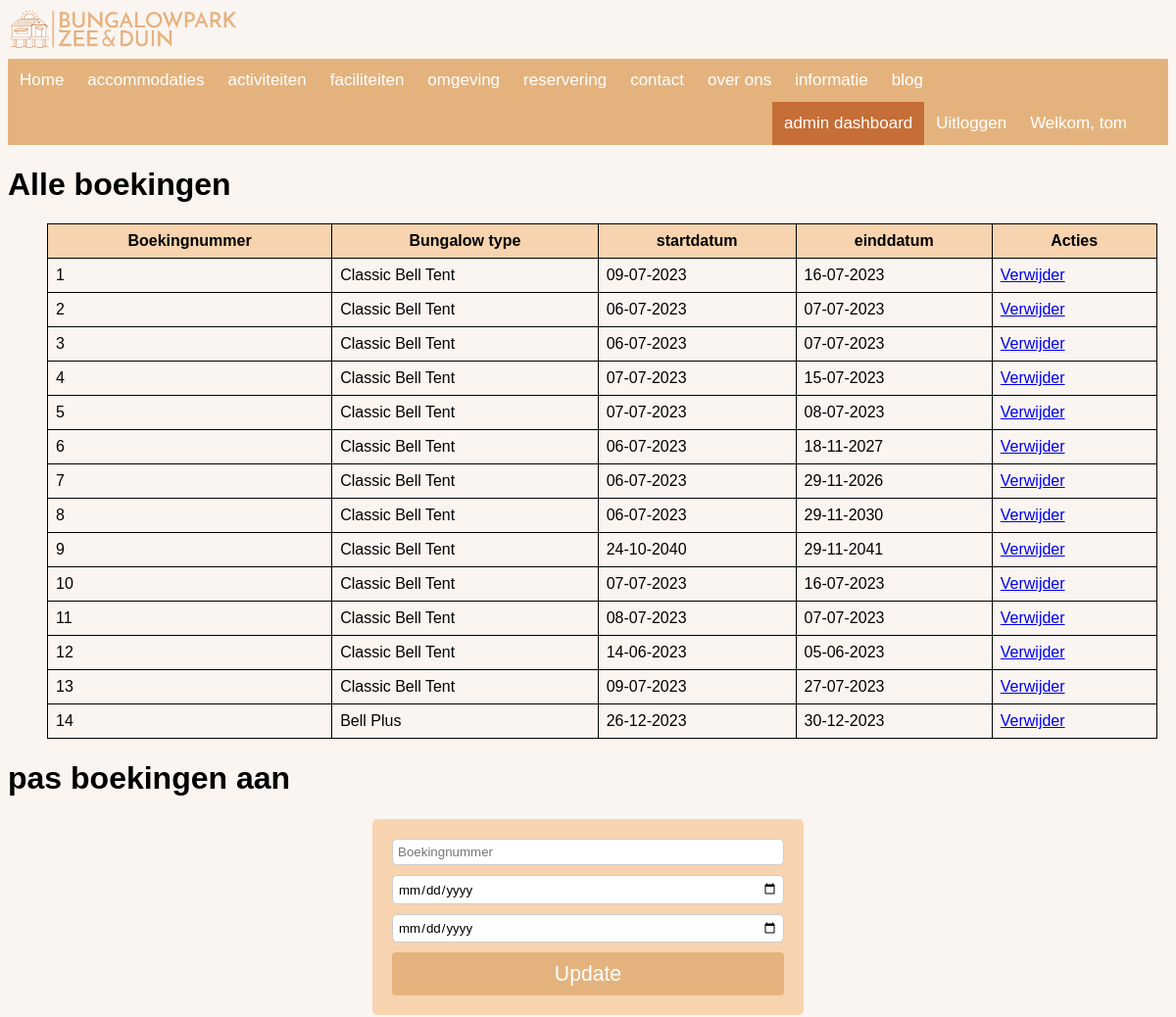
The app's page /admin_dashboard (signed in, upper part), older data.
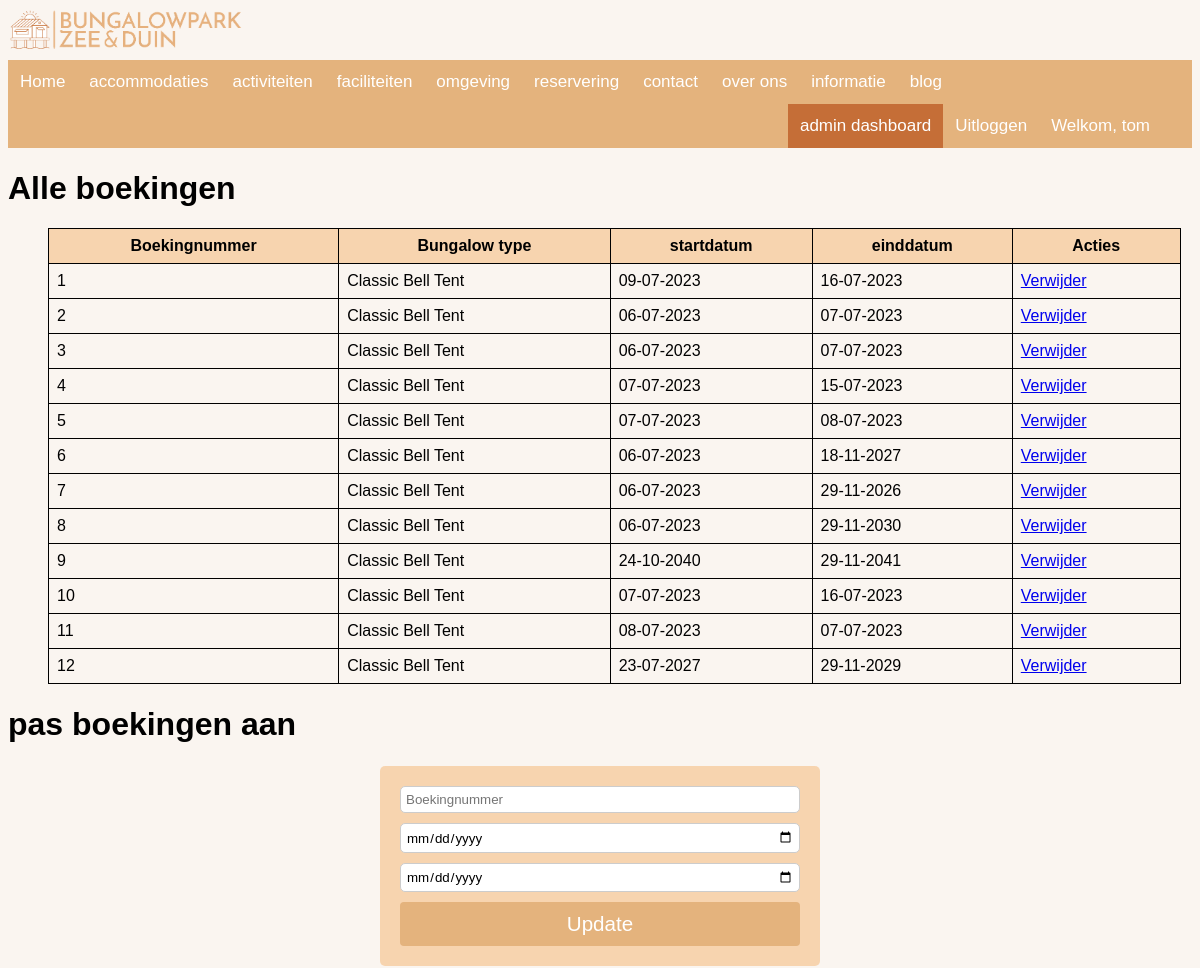
The same page, newer data.
### bungalowpark/models.py (models this page shows, shortened)
class User(db.Model, UserMixin):
    __tablename__ = 'users'
    id = db.Column(db.Integer(),primary_key= True)
    email = db.Column(db.String(64), unique=True, nullable=False, index=True)
    username = db.Column(db.String(32), unique=True, nullable=False, index=True)
    password_hash = db.Column(db.String(120), nullable=False)
    woonplaats = db.Column(db.String(40), nullable=False)
    huisnummer = db.Column(db.Integer(), nullable=False)
    toevoeging = db.Column(db.String(6), nullable=True)
    straat = db.Column(db.String(40), nullable=False)
    postcode = db.Column(db.String(6), nullable=False)
    role = db.Column(db.String(20), nullable=False, default='user')
    def __repr__(self):
        return f"Welkom, {self.username}"

class Boeking(db.Model):
    __tablename__ = 'reserveringen'
    id = db.Column(db.Integer(), primary_key=True)
    bungalowID = db.Column(db.Integer(), nullable=False)
    tent_omschrijving = db.Column(db.String(100), nullable=False)
    startdatum = db.Column(db.Date(), nullable=False)
    einddatum = db.Column(db.Date(), nullable=False)
    userID = db.Column(db.Integer, db.ForeignKey('users.id'), nullable=False)

### bungalowpark/__init__.py (the view)
@app.route('/admin_dashboard')
@login_required
@role_required('admin')
def admin_dashboard():
    bungID = Boeking.query.filter_by().all()
    bunginfo = Tent.query.filter_by().all()
    return render_template('admin_dashboard.html',  bungID=bungID, bunginfo=bunginfo ,name=current_user )

### bungalowpark/__init__.py (called while the page is built)
def role_required(*roles):
    def decorator(func):
        @wraps(func)
        def wrapper(*args, **kwargs):
            if current_user.is_anonymous:
                return redirect(url_for('/'))
            if 'admin' in roles and current_user.role != 'admin':
                return render_template('404.html'), 404
            if 'user' in roles and current_user.role != 'user':
                return render_template('404.html'), 404
            return func(*args, **kwargs)
        return wrapper
    return decorator

### bungalowpark/models.py (called while the page is built)
@login_manager.user_loader
def load_user(user_id):
    return User.query.get(user_id)

### bungalowpark/templates/admin_dashboard.html (shortened to what this page needs)
{% extends "base.html" %}
{% block content %}
<h1>Alle boekingen</h1>
<ul>
    <table>
        <tr>
            <th>Boekingnummer</th>
            <th>Bungalow type</th>
            <th>startdatum</th>
            <th>einddatum</th>
            <th>Acties</th>
        </tr>
    {% for item in bungID %}
    <tr>
        <td>{{ item.id }}</td>
        <td>{{ item.tent_omschrijving }}</td>
        <td>{{ item.startdatum.strftime('%d-%m-%Y')  }}</td>
        <td>{{ item.einddatum.strftime('%d-%m-%Y') }}</td>
        <td>
            <a href="{{ url_for('delete_boeking', boeking_id=item.id) }}" onclick="return confirm('Weet je zeker dat je deze boeking wilt verwijderen?')"class="verwijderen">Verwijder</a>
        </td>
    </tr>
    {% endfor %}
    </table>
</ul>
<h1>pas boekingen aan </h1>
<form class="form-grid" action="/admin_boeking" method="POST">
    <input type="text" name="boeking_id" placeholder="Boekingnummer" required>
    <input type="date" name="startdatum" placeholder="Startdatum" required>
    <input type="date" name="einddatum" placeholder="Einddatum" required>
    <button type="submit">Update</button>
  </form>
  <br>
<br>
<br>
<br>
<br>
<br>
<br>
  <br>
  <br>
<br>
<br>
<br>
<br>
<br>
{% endblock %}

### bungalowpark/templates/base.html (shortened to what this page needs)
<!DOCTYPE html>
<html lang="en" dir="ltr">
<head>
    <link rel="stylesheet" type="text/css" href="{{ url_for('static', filename='css/style.css') }}">
</head>
<body>
      <img alt="logo site" src="{{ url_for('static', filename='img/bungalow.png') }}" class="logo_site">
      <nav class="navbar navbar-expand-lg  navbar-light mb-2 ">
        <div class="collapse navbar-collapse" id="navbarSupportedContent">
          <ul class="navigatiebar">
            <li>
              <a class="nav-link {% if request.path == url_for('index') %}active{% endif %}" aria-current="page" href="{{ url_for('index') }}">Home</a>
            </li>
              <li><a class="nav-link {% if request.path == url_for('accomidatiepagina') %}active{% endif %}" aria-current="page" href="{{ url_for('accomidatiepagina')}}">accommodaties</a>
            </li>
            <li>
              <a class="nav-link {% if request.path == url_for('activiteitenpagina') %}active{% endif %}" aria-current="page" href="{{ url_for('activiteitenpagina')}}">activiteiten</a>
            </li>
            <li>
              <a class="nav-link {% if request.path == url_for('faciliteitenpagina') %}active{% endif %}" aria-current="page" href="{{ url_for('faciliteitenpagina')}}">faciliteiten</a>
            </li>
            <li>
              <a class="nav-link {% if request.path == url_for('omgevingspagina') %}active{% endif %}" aria-current="page" href="{{ url_for('omgevingspagina')}}">omgeving</a>
            </li>
            <li>
              <a class="nav-link {% if request.path == url_for('reserveringspagina') %}active{% endif %}" aria-current="page" href="{{ url_for('reserveringspagina')}}">reservering</a>
            </li>
            <li>
              <a class="nav-link {% if request.path == url_for('contactpagina') %}active{% endif %}" aria-current="page" href="{{ url_for('contactpagina')}}">contact</a>
            </li>
            <li>
              <a class="nav-link {% if request.path == url_for('over_ons_pagina') %}active{% endif %}" aria-current="page" href="{{ url_for('over_ons_pagina')}}">over ons</a>
            </li>
            <li>
              <a class="nav-link {% if request.path == url_for('informatiepagina') %}active{% endif %}" aria-current="page" href="{{ url_for('informatiepagina')}}">informatie</a>
            </li>
            <li>
              <a class="nav-link {% if request.path == url_for('blogpagina') %}active{% endif %}" aria-current="page" href="{{ url_for('blogpagina')}}">blog</a>
            </li>
          </ul>
          <ul class="navbar2-nav ">
            {% if current_user.is_authenticated %}
              <li><a class ="welkom" href="{{ url_for('user')}}">{{ name }}</a></li>
              <li><a class="nav-link" href="{{ url_for('logout') }}">Uitloggen</a></li>
            {% else %}
              <li><a class="nav-link" href="{{ url_for('login') }}">Login</a></li>
              <li><a class="nav-link" href="{{ url_for('register') }}">Registreren</a></li>
              {% endif %}
            {% if current_user.role == 'admin' %}
            <a class="nav-link {% if request.path == url_for('admin_dashboard') %}active{% endif %}" aria-current="page" href="{{ url_for('admin_dashboard')}}">admin dashboard</a>
            {% endif %}
          </ul>
        </div>
      </nav>
{% block content %}
{% endblock %}
</body>
</html>

### bungalowpark/static/css/style.css (style rules this page uses)
body { font-family: Arial, Helvetica, sans-serif; background-color: #faf5f0; }
.logo_site { width: 20%; height: 20%; }
.navigatiebar { width: 100%; background-color: #e4b37d; list-style-type: none; margin: 0; padding: 0; overflow: hidden; }
.welkom { float: right; padding: 12px; color: white; text-decoration: solid; font-size: 17px; margin-right: 30px; }
.navbar { width: 100%; background-color: #e4b37d; overflow: auto; }
.nav-link { float: left; padding: 12px; color: white; text-decoration: none; font-size: 17px; }
.navbar2-nav { list-style-type: none; margin: 0; padding: 0; overflow: hidden }
.navbar2-nav a { float: right; padding: 12px; color: white; text-decoration: none; font-size: 17px; }
.active { background-color: #c56e37; }
table { border-collapse: collapse; width: 99%; align-self: center; }
th, td { border: 1px solid black; padding: 8px; }
th { background-color: #f5b67383; }
.form-grid { display: grid; gap: 10px; max-width: 400px; background-color: #f5b67383; padding: 20px; border-radius: 5px; margin: 2% auto; }
.form-grid input[type="text"], .form-grid input[type="date"], .form-grid textarea { padding: 5px; border-radius: 5px; border: 1px solid #ccc; width: 100%; box-sizing: border-box; text-decoration: none; font-family: Arial, Helvetica, sans-serif; }
.form-grid button { padding: 10px; border: none; background-color: #E4B37D; color: #fff; text-decoration: none; border-radius: 4px; transition: background-color 0.3s ease; font-family: Arial, Helvetica, sans-serif; font-size: .85vmax; }

Row changes from the older to the newer data that the page shows:
removed Boeking: id "13", tent_omschrijving "Classic Bell Tent", startdatum "09-07-2023", einddatum "27-07-2023"
removed Boeking: id "14", tent_omschrijving "Bell Plus", startdatum "26-12-2023", einddatum "30-12-2023"
changed Boeking id 12: startdatum "14-06-2023" → "23-07-2027"; einddatum "05-06-2023" → "29-11-2029"
